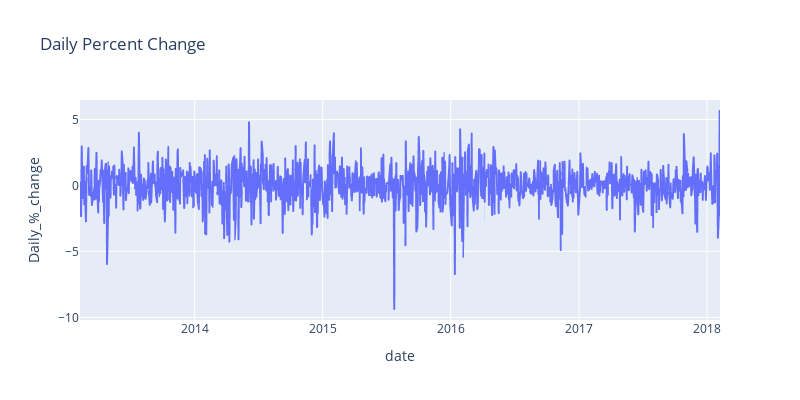

The notebook cell this image was saved under:
### Code cell
figure=px.line(df3,x='date',y='Daily_%_change',title='Daily Percent Change',width=800,height=400)
figure.show()

### Figure 1 — Plotly figure (JSON) as saved in the notebook; plotly's stock layout.template omitted (floating-point values rounded to 4 significant figures; data arrays with more than 128 entries replaced by an {"elided": "..."} marker saying what was removed)
{"data": [{"hovertemplate": "date=%{x}<br>Daily_%_change=%{y}<extra></extra>", "legendgroup": "", "line": {"color": "#636efa", "dash": "solid"}, "marker": {"symbol": "circle"}, "mode": "lines", "name": "", "showlegend": false, "type": "scattergl", "x": {"elided": "1259 str values"}, "xaxis": "x", "y": {"elided": "1259 float values"}, "yaxis": "y"}], "layout": {"height": 400, "legend": {"tracegroupgap": 0}, "title": {"text": "Daily Percent Change"}, "width": 800, "xaxis": {"anchor": "y", "domain": [0, 1], "title": {"text": "date"}}, "yaxis": {"anchor": "x", "domain": [0, 1], "title": {"text": "Daily_%_change"}}}}
